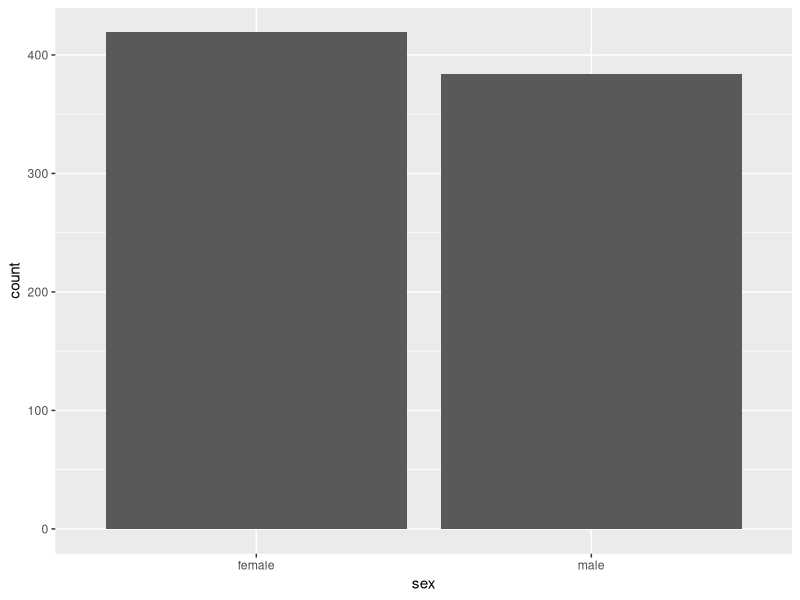
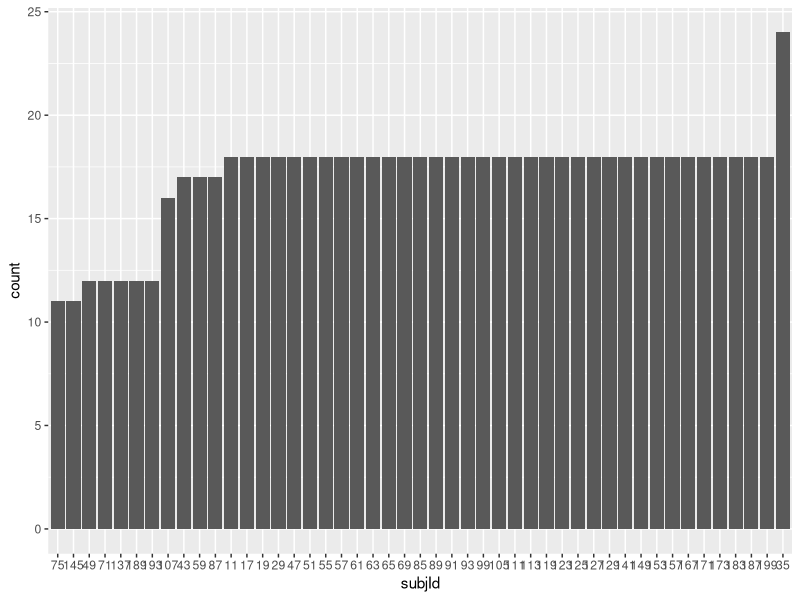
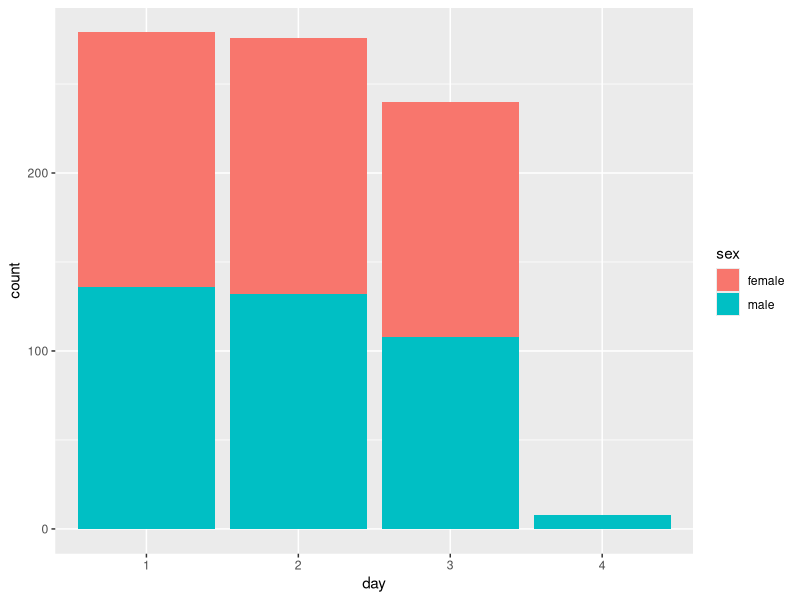
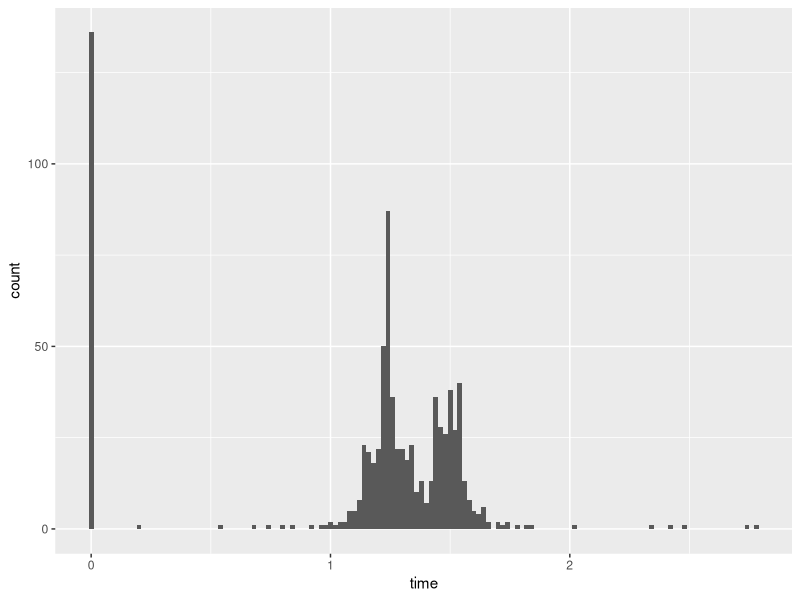
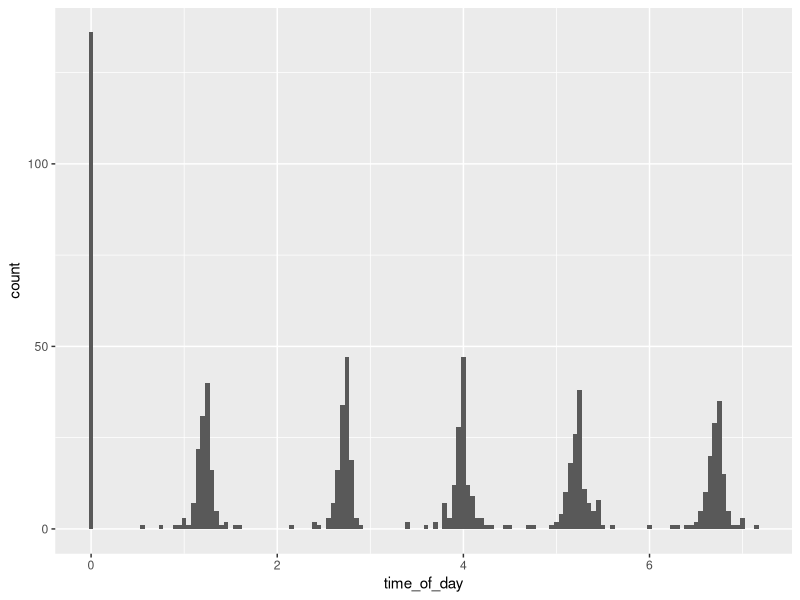
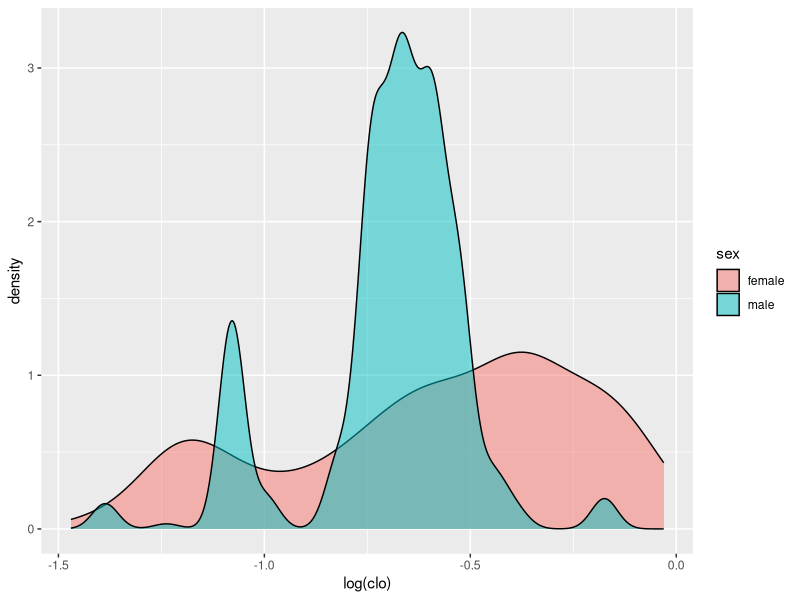
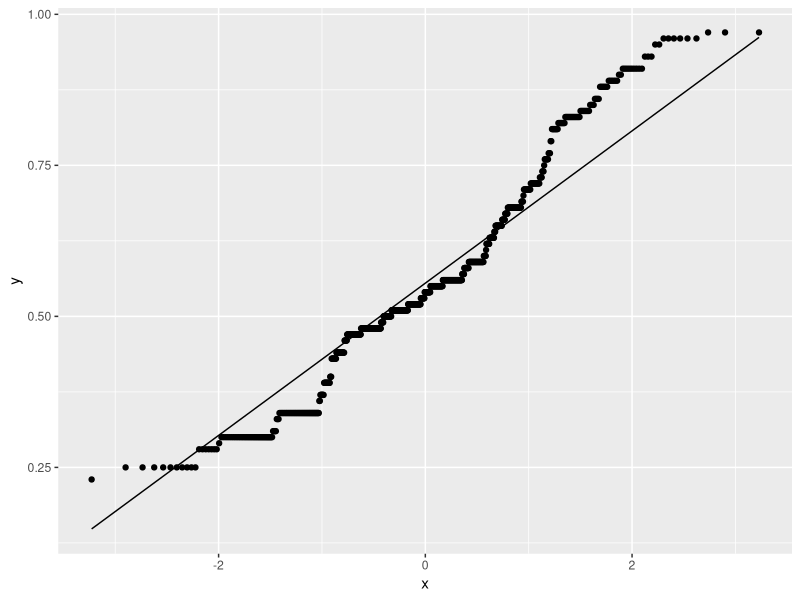
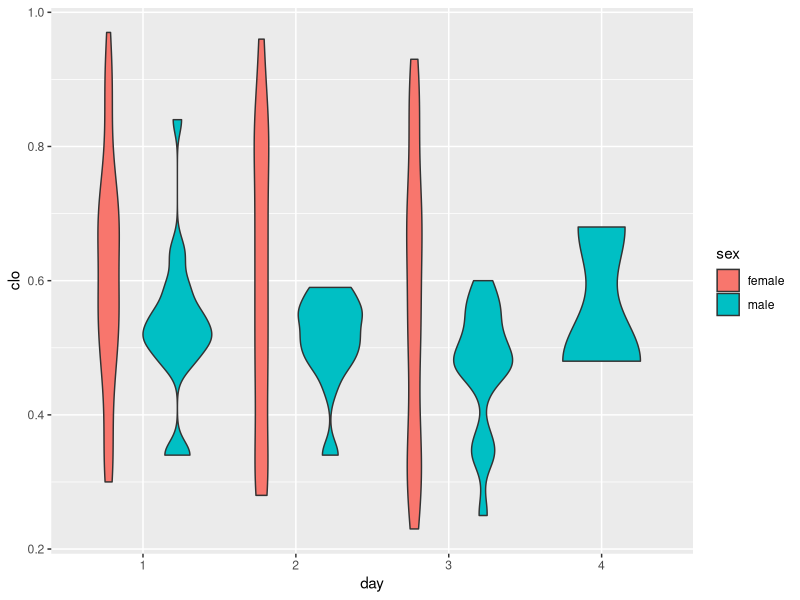

These charts were generated, in order, by the following R code:
library(tidyverse)

data = read_csv('clothing.csv', col_types = "idddffdf")
data <- data |> 
  rename(id = ...1)

data |> glimpse()
data |> summary()

multiple_data_pr_day_pr_person <- data |> 
  filter(subjId == 11)

no_missing_values <- data |> 
  summarise(
    across(everything(), ~ sum(is.na(.x)))
  )

how_many_subjects <- data |> 
  select(subjId) |> 
  n_distinct()
how_many_subjects

how_many_men_vs_female <- data |> 
  ggplot(aes(x=sex)) +
  geom_bar()
how_many_men_vs_female

observations_pr_subject <- data |> 
  mutate(
    subjId = fct_reorder(subjId, subjId, .fun = 'length')
  ) |> 
  ggplot(aes(x=subjId)) +
  geom_bar()
observations_pr_subject

observations_pr_day <- data |> 
  ggplot(aes(x=day, fill=sex)) +
  geom_bar()
observations_pr_day

distribution_time_interval <- data |> 
  ggplot(aes(x=time)) +
  geom_histogram(binwidth=0.02)
distribution_time_interval

distribution_time_of_day <- data |> 
  group_by(subjId, day) |> 
  mutate(
    time_of_day = cumsum(time)
  ) |> 
  ggplot(aes(x=time_of_day)) +
  geom_histogram(binwidth = .05)
distribution_time_of_day

data |> 
  ggplot(aes(x=log(clo))) +
  # geom_histogram(binwidth = .3) +
  geom_density(aes(fill=sex), alpha=.5)

data |> 
  ggplot(aes(sample=clo)) +
  geom_qq() +
  geom_qq_line()
                 
more_variance_in_women_clothing <- data |> 
  ggplot(aes(y=clo, fill=sex, x = day, )) +
  geom_violin(position = 'dodge')
more_variance_in_women_clothing

women_dress_according_to_wheather <- data |> 
  ggplot(aes(x = tInOp, y=tOut, color=clo)) +
  geom_point(size=4, alpha=.5, position = "jitter") +
  facet_wrap(vars(sex)) +
  scale_color_distiller(type='div', palette = 5)
women_dress_according_to_wheather

mean_variance_pr_person <- data |> 
  group_by(sex, subjId) |> 
  summarise(
    clo_sd = sd(clo),
    .groups = 'drop_last'
  ) |> 
  summarise(
    mean_clo_sd = mean(clo_sd)
  )
mean_variance_pr_person

development_in_clo_pr_person_pr_day <- data |> 
  group_by(subjId, day, .groups="drop") |> 
  mutate(time = cumsum(time)) |> 
  group_by(subjId, day, .groups="drop") |> # count observations pr. person pr. day
  mutate(n = n()) |> 
  filter(n > 2) |> # only include subjects with more than two observations that day.
  ggplot(aes(x=time, y=clo)) +
  geom_line(aes(group=subjId)) +
  facet_grid(rows = vars(sex), cols=vars(day))
development_in_clo_pr_person_pr_day

temperature_is_independent_of_subject_and_day <- data |> 
  group_by(subjId, day, .groups="drop") |> 
  mutate(time=cumsum(time)) |> 
  ggplot(aes(x=time)) +
  geom_line(aes(y = tOut, group=subjId)) +
  facet_wrap(vars(day))
temperature_is_independent_of_subject_and_day


